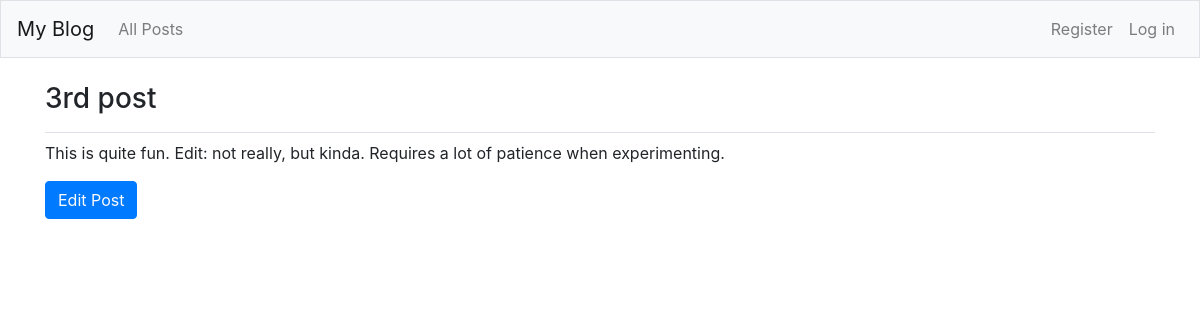
/blog_posts/3/, run on the app's committed database.
### blogs/models.py (models this page shows, shortened)
class BlogPost(models.Model):
    title = models.CharField(max_length=200)
    text = models.TextField()
    date_added = models.DateTimeField(auto_now_add=True)
    owner = models.ForeignKey(User, on_delete=models.CASCADE)

### blogs/views.py (the view)
# urls.py: path("blog_posts/<int:post_id>/", views.post, name="post"),
def post(request, post_id):
    post = BlogPost.objects.get(id=post_id)
    return render(request, "blogs/post.html", {'post': post})

### blogs/templates/blogs/post.html
{% extends "blogs/base.html" %}
{% load bootstrap4 %}
{% block page_header %}
	<h3>{{ post.title }}</h3>
{% endblock page_header %}
{% block content %}
	<p>{{ post.text }}</p>
	{% buttons %}
		<button name="submit" class="btn btn-primary">
			<a href="{% url 'blogs:edit_blog_post' post.id %}" style="color: rgb(250, 250, 250)">Edit Post</a>
		</button>
	{% endbuttons %}
{% endblock content %}

### data on the page
BlogPost: title "3rd post", text "This is quite fun. Edit: not really, but kinda. Requires a lot of patience when experimenting."
